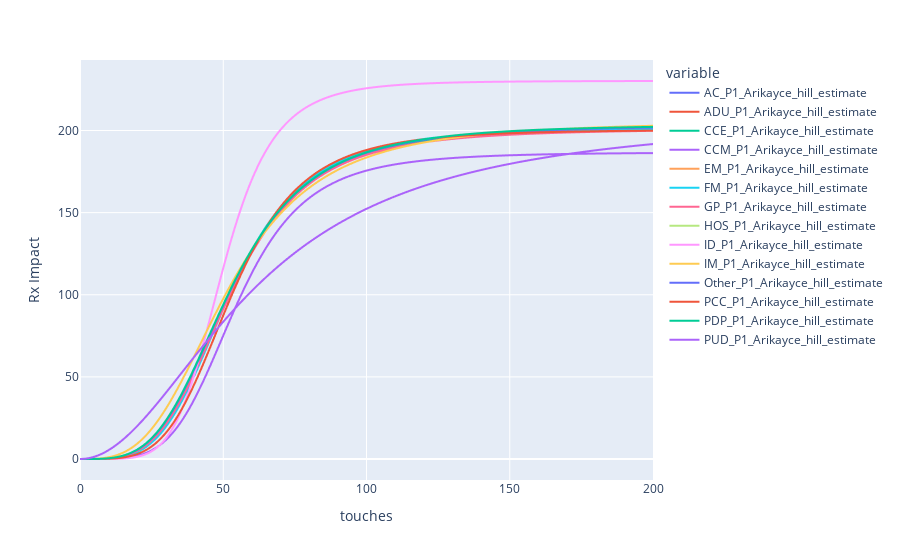

The notebook cell saved with this chart:
### Code cell
channel1_segment['fig_hill']

### Figure 1 — Plotly figure (JSON) as saved in the notebook; plotly's stock layout.template omitted (floating-point values rounded to 4 significant figures; data arrays with more than 128 entries replaced by an {"elided": "..."} marker saying what was removed)
{"data": [{"hovertemplate": "variable=AC_P1_Arikayce_hill_estimate<br>touches=%{x}<br>value=%{y}<extra></extra>", "legendgroup": "AC_P1_Arikayce_hill_estimate", "line": {"color": "#636efa", "dash": "solid"}, "marker": {"symbol": "circle"}, "mode": "lines", "name": "AC_P1_Arikayce_hill_estimate", "showlegend": true, "type": "scattergl", "x": {"elided": "201 int values"}, "xaxis": "x", "y": {"elided": "201 float values"}, "yaxis": "y"}, {"hovertemplate": "variable=ADU_P1_Arikayce_hill_estimate<br>touches=%{x}<br>value=%{y}<extra></extra>", "legendgroup": "ADU_P1_Arikayce_hill_estimate", "line": {"color": "#EF553B", "dash": "solid"}, "marker": {"symbol": "circle"}, "mode": "lines", "name": "ADU_P1_Arikayce_hill_estimate", "showlegend": true, "type": "scattergl", "x": {"elided": "201 int values"}, "xaxis": "x", "y": {"elided": "201 float values"}, "yaxis": "y"}, {"hovertemplate": "variable=CCE_P1_Arikayce_hill_estimate<br>touches=%{x}<br>value=%{y}<extra></extra>", "legendgroup": "CCE_P1_Arikayce_hill_estimate", "line": {"color": "#00cc96", "dash": "solid"}, "marker": {"symbol": "circle"}, "mode": "lines", "name": "CCE_P1_Arikayce_hill_estimate", "showlegend": true, "type": "scattergl", "x": {"elided": "201 int values"}, "xaxis": "x", "y": {"elided": "201 float values"}, "yaxis": "y"}, {"hovertemplate": "variable=CCM_P1_Arikayce_hill_estimate<br>touches=%{x}<br>value=%{y}<extra></extra>", "legendgroup": "CCM_P1_Arikayce_hill_estimate", "line": {"color": "#ab63fa", "dash": "solid"}, "marker": {"symbol": "circle"}, "mode": "lines", "name": "CCM_P1_Arikayce_hill_estimate", "showlegend": true, "type": "scattergl", "x": {"elided": "201 int values"}, "xaxis": "x", "y": {"elided": "201 float values"}, "yaxis": "y"}, {"hovertemplate": "variable=EM_P1_Arikayce_hill_estimate<br>touches=%{x}<br>value=%{y}<extra></extra>", "legendgroup": "EM_P1_Arikayce_hill_estimate", "line": {"color": "#FFA15A", "dash": "solid"}, "marker": {"symbol": "circle"}, "mode": "lines", "name": "EM_P1_Arikayce_hill_estimate", "showlegend": true, "type": "scattergl", "x": {"elided": "201 int values"}, "xaxis": "x", "y": {"elided": "201 float values"}, "yaxis": "y"}, {"hovertemplate": "variable=FM_P1_Arikayce_hill_estimate<br>touches=%{x}<br>value=%{y}<extra></extra>", "legendgroup": "FM_P1_Arikayce_hill_estimate", "line": {"color": "#19d3f3", "dash": "solid"}, "marker": {"symbol": "circle"}, "mode": "lines", "name": "FM_P1_Arikayce_hill_estimate", "showlegend": true, "type": "scattergl", "x": {"elided": "201 int values"}, "xaxis": "x", "y": {"elided": "201 float values"}, "yaxis": "y"}, {"hovertemplate": "variable=GP_P1_Arikayce_hill_estimate<br>touches=%{x}<br>value=%{y}<extra></extra>", "legendgroup": "GP_P1_Arikayce_hill_estimate", "line": {"color": "#FF6692", "dash": "solid"}, "marker": {"symbol": "circle"}, "mode": "lines", "name": "GP_P1_Arikayce_hill_estimate", "showlegend": true, "type": "scattergl", "x": {"elided": "201 int values"}, "xaxis": "x", "y": {"elided": "201 float values"}, "yaxis": "y"}, {"hovertemplate": "variable=HOS_P1_Arikayce_hill_estimate<br>touches=%{x}<br>value=%{y}<extra></extra>", "legendgroup": "HOS_P1_Arikayce_hill_estimate", "line": {"color": "#B6E880", "dash": "solid"}, "marker": {"symbol": "circle"}, "mode": "lines", "name": "HOS_P1_Arikayce_hill_estimate", "showlegend": true, "type": "scattergl", "x": {"elided": "201 int values"}, "xaxis": "x", "y": {"elided": "201 float values"}, "yaxis": "y"}, {"hovertemplate": "variable=ID_P1_Arikayce_hill_estimate<br>touches=%{x}<br>value=%{y}<extra></extra>", "legendgroup": "ID_P1_Arikayce_hill_estimate", "line": {"color": "#FF97FF", "dash": "solid"}, "marker": {"symbol": "circle"}, "mode": "lines", "name": "ID_P1_Arikayce_hill_estimate", "showlegend": true, "type": "scattergl", "x": {"elided": "201 int values"}, "xaxis": "x", "y": {"elided": "201 float values"}, "yaxis": "y"}, {"hovertemplate": "variable=IM_P1_Arikayce_hill_estimate<br>touches=%{x}<br>value=%{y}<extra></extra>", "legendgroup": "IM_P1_Arikayce_hill_estimate", "line": {"color": "#FECB52", "dash": "solid"}, "marker": {"symbol": "circle"}, "mode": "lines", "name": "IM_P1_Arikayce_hill_estimate", "showlegend": true, "type": "scattergl", "x": {"elided": "201 int values"}, "xaxis": "x", "y": {"elided": "201 float values"}, "yaxis": "y"}, {"hovertemplate": "variable=Other_P1_Arikayce_hill_estimate<br>touches=%{x}<br>value=%{y}<extra></extra>", "legendgroup": "Other_P1_Arikayce_hill_estimate", "line": {"color": "#636efa", "dash": "solid"}, "marker": {"symbol": "circle"}, "mode": "lines", "name": "Other_P1_Arikayce_hill_estimate", "showlegend": true, "type": "scattergl", "x": {"elided": "201 int values"}, "xaxis": "x", "y": {"elided": "201 float values"}, "yaxis": "y"}, {"hovertemplate": "variable=PCC_P1_Arikayce_hill_estimate<br>touches=%{x}<br>value=%{y}<extra></extra>", "legendgroup": "PCC_P1_Arikayce_hill_estimate", "line": {"color": "#EF553B", "dash": "solid"}, "marker": {"symbol": "circle"}, "mode": "lines", "name": "PCC_P1_Arikayce_hill_estimate", "showlegend": true, "type": "scattergl", "x": {"elided": "201 int values"}, "xaxis": "x", "y": {"elided": "201 float values"}, "yaxis": "y"}, {"hovertemplate": "variable=PDP_P1_Arikayce_hill_estimate<br>touches=%{x}<br>value=%{y}<extra></extra>", "legendgroup": "PDP_P1_Arikayce_hill_estimate", "line": {"color": "#00cc96", "dash": "solid"}, "marker": {"symbol": "circle"}, "mode": "lines", "name": "PDP_P1_Arikayce_hill_estimate", "showlegend": true, "type": "scattergl", "x": {"elided": "201 int values"}, "xaxis": "x", "y": {"elided": "201 float values"}, "yaxis": "y"}, {"hovertemplate": "variable=PUD_P1_Arikayce_hill_estimate<br>touches=%{x}<br>value=%{y}<extra></extra>", "legendgroup": "PUD_P1_Arikayce_hill_estimate", "line": {"color": "#ab63fa", "dash": "solid"}, "marker": {"symbol": "circle"}, "mode": "lines", "name": "PUD_P1_Arikayce_hill_estimate", "showlegend": true, "type": "scattergl", "x": {"elided": "201 int values"}, "xaxis": "x", "y": {"elided": "201 float values"}, "yaxis": "y"}], "layout": {"legend": {"title": {"text": "variable"}, "tracegroupgap": 0}, "margin": {"t": 60}, "xaxis": {"anchor": "y", "domain": [0, 1], "title": {"text": "touches"}}, "yaxis": {"anchor": "x", "domain": [0, 1], "title": {"text": "Rx Impact"}}}}
